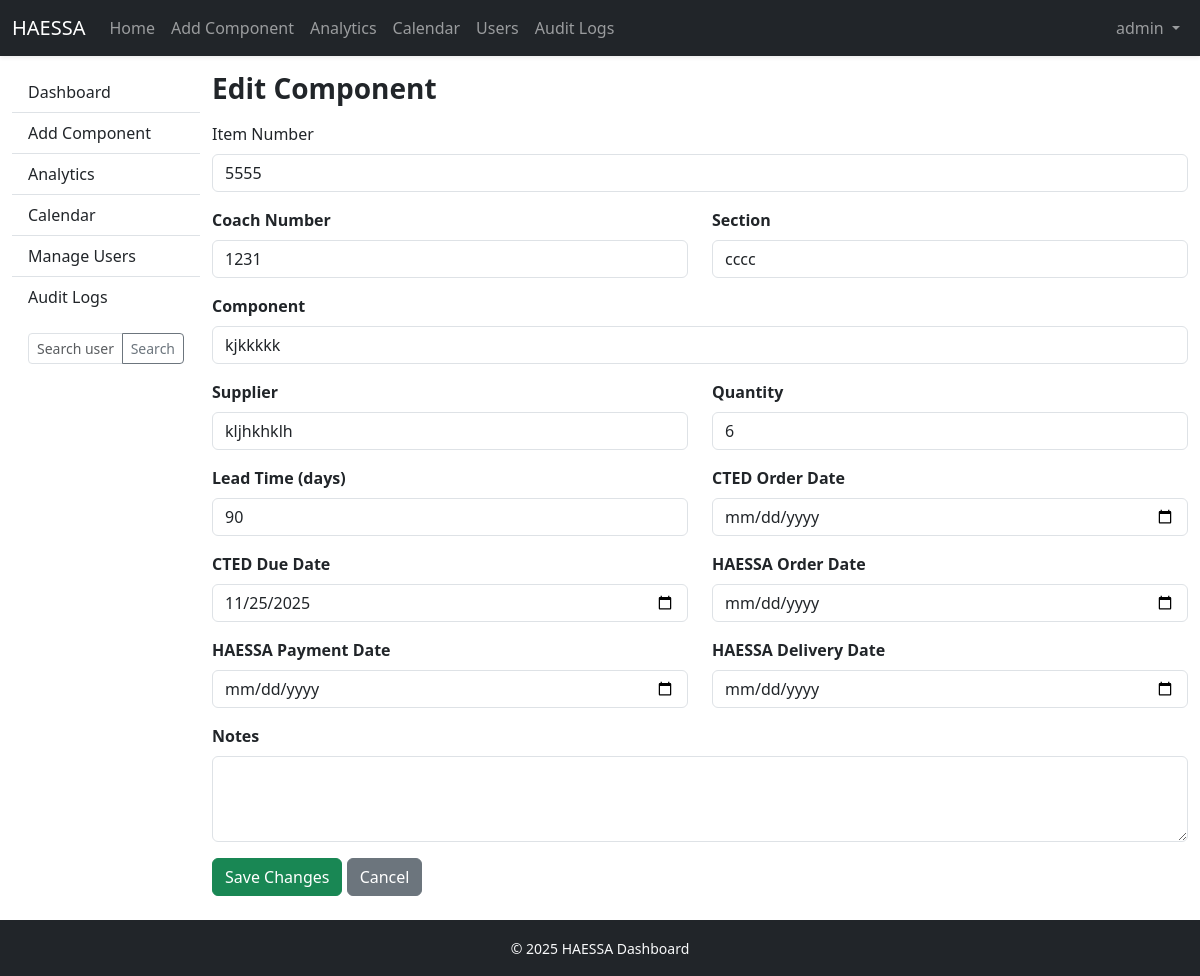
/component/edit/728 (signed in), run on an earlier commit of the app's database.
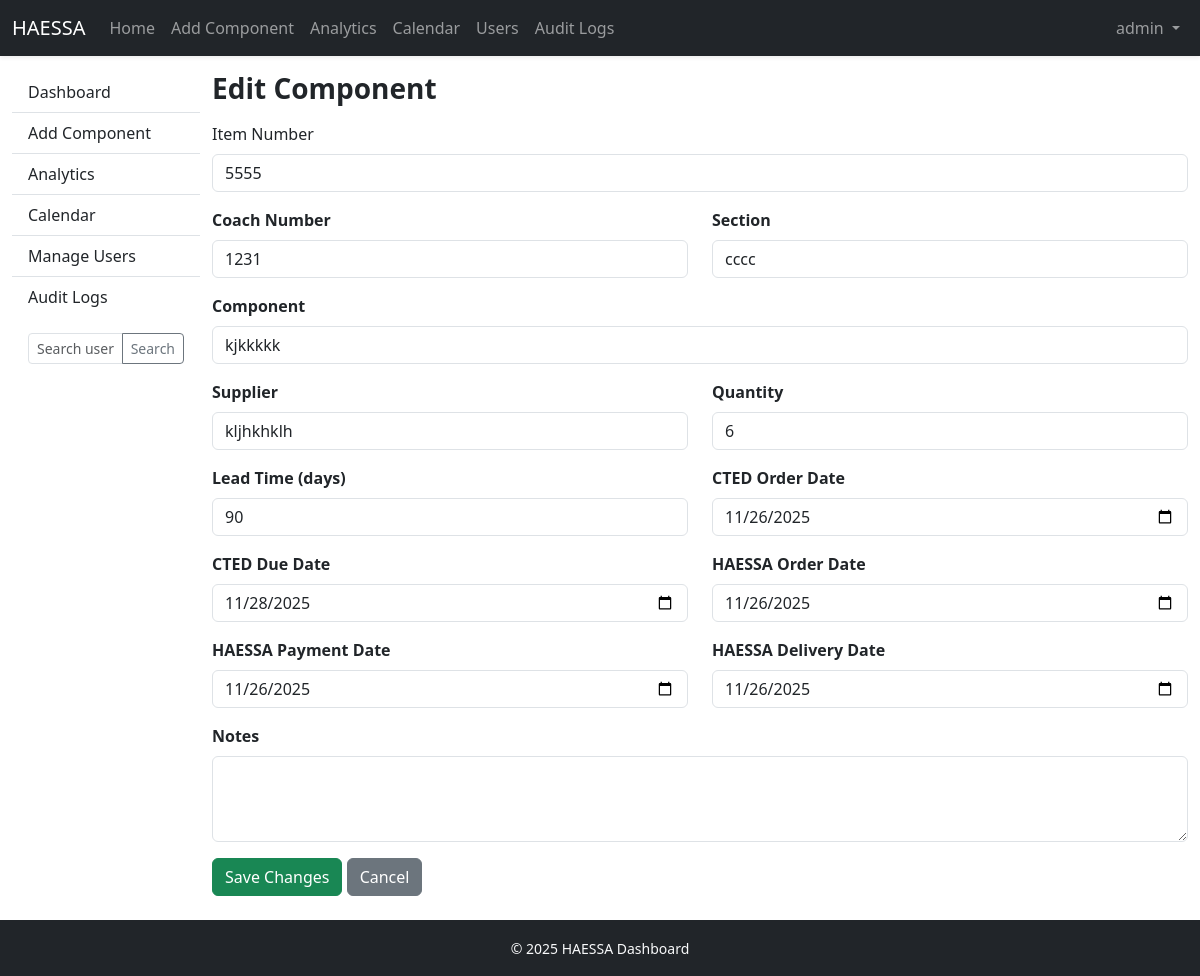
And on a later commit of the database.
### app.py (models this page shows, shortened)
class Components(db.Model):
    __tablename__ = "components"
    id = db.Column(db.Integer, primary_key=True)
    Item_no = db.Column(db.String(50), nullable=True)
    Coach_no = db.Column(db.String(50))
    Section = db.Column(db.String(100))
    Component = db.Column(db.String(200))
    Supplier = db.Column(db.String(200))
    Quantity = db.Column(db.Integer)
    Lead_time = db.Column(db.Integer)
    CTED_order_date = db.Column(db.String(50))
    CTED_due_date = db.Column(db.String(50))
    HAESSA_order_date = db.Column(db.String(50))
    HAESSA_delivery_date = db.Column(db.String(50))
    HAESSA_pay_date = db.Column(db.String(50))
    Component_status = db.Column(db.String(50))
    Notes = db.Column(db.String(300))

### app.py (the view, shortened to what this page needs)
@app.route("/component/edit/<int:id>", methods=["GET", "POST"])
@login_required
@role_required("admin", "editor")
def edit_component(id):
    c = Components.query.get_or_404(id)
    return render_template("edit_component.html", component=c)

### app.py (called while the page is built)
@login_manager.user_loader
def load_user(uid):
    try:
        return User.query.get(int(uid))
    except:
        return None

def role_required(*roles):
    def wrapper(fn):
        @wraps(fn)
        def decorated(*a, **kw):
            if not current_user.is_authenticated:
                return redirect(url_for("login"))
            if current_user.role not in roles:
                flash("No permission for this page.", "danger")
                return redirect(url_for("home"))
            return fn(*a, **kw)
        return decorated
    return wrapper

@app.context_processor
def add_globals():
    return {"datetime": datetime}

### templates/edit_component.html (shortened to what the changed rows need)
{% extends "base.html" %}
{% block content %}
<form method="POST">
    <div class="row">
       <div class="mb-3">
            <label class="form-label">Item Number</label>
            <input type="text" name="Item_no" class="form-control" value="{{ component.Item_no }}" required>
       </div>
        <div class="col-md-6 mb-3">
            <label class="form-label fw-bold">Coach Number</label>
            <input type="text" class="form-control"
                   name="Coach_no"
                   value="{{ component.Coach_no }}"
                   data-old="{{ component.Coach_no }}">
        </div>
        <div class="col-md-6 mb-3">
            <label class="form-label fw-bold">Section</label>
            <input type="text" class="form-control"
                   name="Section"
                   value="{{ component.Section }}"
                   data-old="{{ component.Section }}">
        </div>
        <div class="col-md-12 mb-3">
            <label class="form-label fw-bold">Component</label>
            <input type="text" class="form-control"
                   name="Component"
                   value="{{ component.Component }}"
                   data-old="{{ component.Component }}">
        </div>
        <div class="col-md-6 mb-3">
            <label class="form-label fw-bold">Supplier</label>
            <input type="text" class="form-control"
                   name="Supplier"
                   value="{{ component.Supplier }}"
                   data-old="{{ component.Supplier }}">
        </div>
        <div class="col-md-6 mb-3">
            <label class="form-label fw-bold">Quantity</label>
            <input type="number" class="form-control"
                   name="Quantity"
                   value="{{ component.Quantity }}"
                   data-old="{{ component.Quantity }}">
        </div>
        <div class="col-md-6 mb-3">
            <label class="form-label fw-bold">Lead Time (days)</label>
            <input type="number" class="form-control"
                   name="Lead_time"
                   value="{{ component.Lead_time }}"
                   data-old="{{ component.Lead_time }}">
        </div>
        <div class="col-md-6 mb-3">
            <label class="form-label fw-bold">CTED Order Date</label>
            <input type="date" class="form-control"
                   name="CTED_order_date"
                   value="{{ component.CTED_order_date }}"
                   data-old="{{ component.CTED_order_date }}">
        </div>
        <div class="col-md-6 mb-3">
            <label class="form-label fw-bold">CTED Due Date</label>
            <input type="date" class="form-control"
                   name="CTED_due_date"
                   value="{{ component.CTED_due_date }}"
                   data-old="{{ component.CTED_due_date }}">
        </div>
        <div class="col-md-6 mb-3">
            <label class="form-label fw-bold">HAESSA Order Date</label>
            <input type="date" class="form-control"
                   name="HAESSA_order_date"
                   value="{{ component.HAESSA_order_date }}"
                   data-old="{{ component.HAESSA_order_date }}">
        </div>
        <div class="col-md-6 mb-3">
            <label class="form-label fw-bold">HAESSA Payment Date</label>
            <input type="date" class="form-control"
                   name="HAESSA_pay_date"
                   value="{{ component.HAESSA_pay_date }}"
                   data-old="{{ component.HAESSA_pay_date }}">
        </div>
        <div class="col-md-6 mb-3">
            <label class="form-label fw-bold">HAESSA Delivery Date</label>
            <input type="date" class="form-control"
                   name="HAESSA_delivery_date"
                   value="{{ component.HAESSA_delivery_date }}"
                   data-old="{{ component.HAESSA_delivery_date }}">
        </div>
        <div class="col-md-12 mb-3">
            <label class="form-label fw-bold">Notes</label>
            <textarea class="form-control" name="Notes"
                      rows="3"
                      data-old="{{ component.Notes }}">{{ component.Notes }}</textarea>
        </div>
    </div>
</form>
{% endblock %}

What changed in the data, as far as the page shows it:
changed Components "cccc": CTED_order_date (not shown) → "11/26/2025"; CTED_due_date "11/25/2025" → "11/28/2025"; HAESSA_order_date (not shown) → "11/26/2025"; HAESSA_pay_date (not shown) → "11/26/2025"; HAESSA_delivery_date (not shown) → "11/26/2025"
